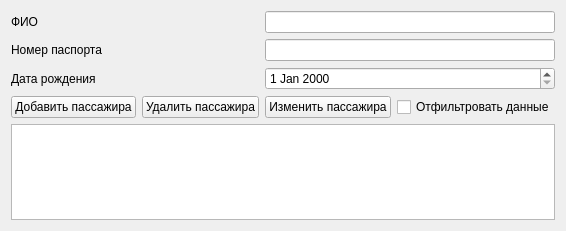
<?xml version="1.0" encoding="UTF-8"?>
<ui version="4.0">
 <class>Passengers</class>
 <widget class="QWidget" name="Passengers">
  <property name="geometry">
   <rect>
    <x>0</x>
    <y>0</y>
    <width>470</width>
    <height>231</height>
   </rect>
  </property>
  <property name="windowTitle">
   <string>Пассажиры</string>
  </property>
  <layout class="QGridLayout" name="gridLayout">
   <item row="4" column="0" colspan="4">
    <widget class="QTableView" name="tableView"/>
   </item>
   <item row="3" column="0">
    <widget class="QPushButton" name="pushButton_add">
     <property name="text">
      <string>Добавить пассажира</string>
     </property>
    </widget>
   </item>
   <item row="0" column="0">
    <widget class="QLabel" name="label">
     <property name="text">
      <string>ФИО</string>
     </property>
    </widget>
   </item>
   <item row="3" column="1">
    <widget class="QPushButton" name="pushButton_delete">
     <property name="text">
      <string>Удалить пассажира</string>
     </property>
    </widget>
   </item>
   <item row="3" column="3">
    <widget class="QCheckBox" name="checkBox_search">
     <property name="text">
      <string>Отфильтровать данные</string>
     </property>
    </widget>
   </item>
   <item row="3" column="2">
    <widget class="QPushButton" name="pushButton_change">
     <property name="text">
      <string>Изменить пассажира</string>
     </property>
    </widget>
   </item>
   <item row="0" column="2" colspan="2">
    <widget class="QLineEdit" name="lineEdit_name"/>
   </item>
   <item row="1" column="0" colspan="2">
    <widget class="QLabel" name="label_2">
     <property name="text">
      <string>Номер паспорта</string>
     </property>
    </widget>
   </item>
   <item row="1" column="2" colspan="2">
    <widget class="QLineEdit" name="lineEdit_number"/>
   </item>
   <item row="2" column="0" colspan="2">
    <widget class="QLabel" name="label_3">
     <property name="text">
      <string>Дата рождения</string>
     </property>
    </widget>
   </item>
   <item row="2" column="2" colspan="2">
    <widget class="QDateEdit" name="dateEdit_date"/>
   </item>
  </layout>
 </widget>
 <resources/>
 <connections/>
</ui>
